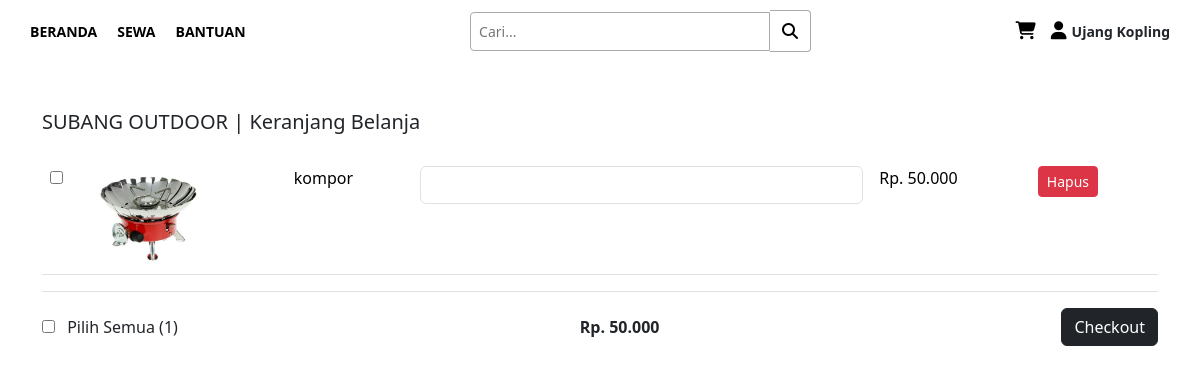
The page /penyewa/page/keranjang.php on the database its author committed.
### tables this page shows
CREATE TABLE `carts` (
  `id` int(11) NOT NULL,
  `id_penyewa` int(11) NOT NULL,
  `id_barang` int(11) NOT NULL,
  `jumlah` int(11) NOT NULL,
  `harga` int(11) NOT NULL
);

CREATE TABLE `barang` (
  `id_barang` int(11) NOT NULL,
  `nama_barang` varchar(100) DEFAULT NULL,
  `gambar` varchar(255) DEFAULT NULL,
  `stok` int(11) DEFAULT NULL,
  `harga_sewa` decimal(10,2) DEFAULT NULL,
  `kategori` varchar(50) DEFAULT NULL,
  `keterangan` text DEFAULT NULL,
  `unggulan` tinyint(1) DEFAULT 0
);

### penyewa/page/keranjang.php (the view, shortened to what this page needs)
<!DOCTYPE html>
<html lang="id">
<body>
<?php include("../layout/navbar.php"); ?>
<link href="https://cdn.jsdelivr.net/npm/bootstrap@5.3.6/dist/css/bootstrap.min.css" rel="stylesheet">
<div class="container mt-5">
  <h5>SUBANG OUTDOOR | Keranjang Belanja</h5>
  <?php
  include '../../route/koneksi.php';
  $id_penyewa = 1;
  $query = "SELECT carts.id, barang.gambar, barang.nama_barang, carts.jumlah, carts.harga
            FROM carts
            JOIN barang ON carts.id_barang = barang.id_barang
            WHERE carts.id_penyewa = '$id_penyewa'";
  $result = mysqli_query($koneksi, $query);
  if (mysqli_num_rows($result) > 0) {
    echo '<table class="table mt-4">
            <tbody>';
    $no = 1;
    $totalBayar = 0;
    while ($row = mysqli_fetch_assoc($result)) {
      $totalBayar += $row['harga'];
      echo '<tr>
              <td><input type="checkbox" class="item-checkbox" name="pilih"></td>
              <td><img src="../../admin/barang/Barang/' . $row['gambar'] . '" alt="' . htmlspecialchars($row['nama_barang']) . '" style="width: 100px;"></td>
              <td>' . htmlspecialchars($row['nama_barang']) . '</td>
               <td>
                <input type="number" class="form-control quantity-input" value="' . $row . '" min="1"
                  data-price="' . $harga . '" onchange="updateSubtotal(this); updateTotal()">
              </td>
              <td>Rp. ' . number_format($row['harga'], 0, ',', '.') . '</td>
              <td><a href="../controller/hapus.php?id=' . $row['id'] . '" class="btn btn-danger btn-sm">Hapus</a></td>
            </tr>';
      $no++;
    }
    echo '</tbody></table>';
    echo '
      <div class="d-flex align-items-center justify-content-between border-top pt-3 mt-3">
        <div>
          <input type="checkbox" id="select-all" />
          <label for="select-all" class="mb-0 ms-2">Pilih Semua (' . ($no-1) . ')</label>
        </div>
        <div class="fw-bold">Rp. ' . number_format($totalBayar, 0, ",", ".") . '</div>
        <a href="checkout.php" class="btn btn-dark">Checkout</a>
      </div>
    ';
  } else {
    echo '<div class="alert alert-info">Keranjang belanja kosong.</div>';
  }
  ?>
</div>
</body>
</html>

### penyewa/layout/navbar.php (style rules this page uses)
body { margin: 0; font-family: Arial, sans-serif; }

### rows shown on the page
carts: id_barang.nama_barang (picture), id_barang.nama_barang "kompor", harga "50.000"

### other values the page prints
$no-1 "1"
$totalBayar "50.000"
